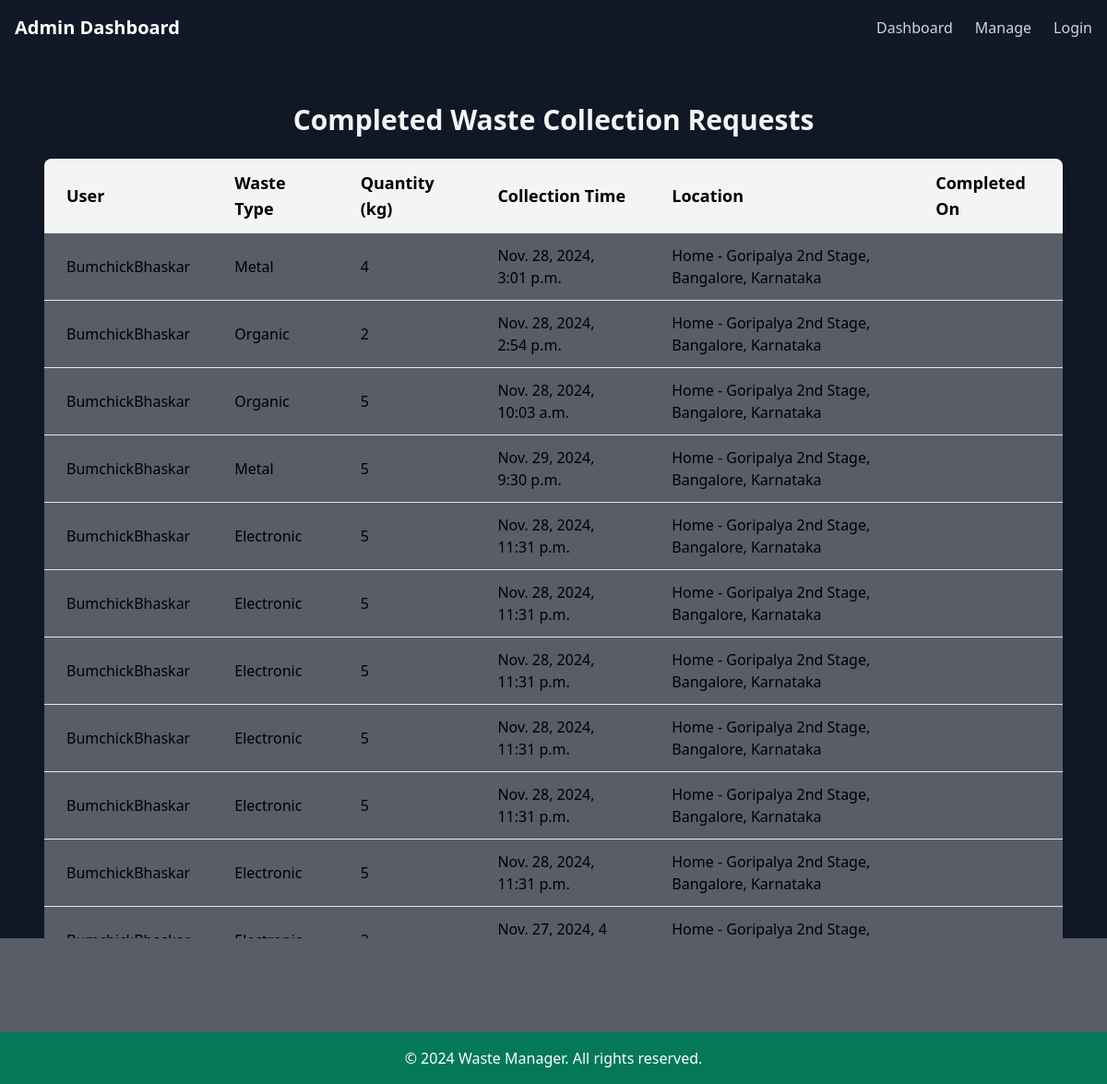
Page /adminn/completed-requests/ (signed in) on the committed database.
### wasteapp/models.py (models this page shows, shortened)
class WasteRequest(models.Model):
    user = models.ForeignKey(User, related_name='waste_requests', on_delete=models.CASCADE)
    waste_type = models.CharField(max_length=50, choices=WASTE_TYPES)
    quantity = models.PositiveIntegerField(help_text="Enter quantity in kg")
    collection_time = models.DateTimeField()
    collection_location = models.ForeignKey('profileapp.Address', on_delete=models.SET_NULL, null=True, blank=True)
    status = models.CharField(max_length=20, default='Pending', choices=[('Pending', 'Pending'), ('Completed', 'Completed')])
    created_at = models.DateTimeField(auto_now_add=True)
    driver = models.ForeignKey(User, on_delete=models.SET_NULL, null=True, blank=True, related_name="assigned_tasks")

### profileapp/models.py (models this page shows, shortened)
class Address(models.Model):
    HOME = 'Home'
    WORK = 'Work'
    OTHER = 'Other'
    ADDRESS_TYPES = [
        (HOME, 'Home'),
        (WORK, 'Work'),
        (OTHER, 'Other'),
    ]
    user = models.ForeignKey(User, on_delete=models.CASCADE, related_name="addresses")
    address = models.CharField(max_length=255)
    address_type = models.CharField(
        max_length=10,
        choices=ADDRESS_TYPES,
        default=HOME
    )
    city = models.CharField(max_length=100)
    state = models.CharField(max_length=100)
    postal_code = models.CharField(max_length=10)
    default = models.BooleanField(default=False)
    def __str__(self):
        return f"{self.address_type} - {self.address}, {self.city}, {self.state}"

### account_app/decorators.py (the view)
        def _wrapped_view(request, *args, **kwargs):
            if request.user.is_authenticated:
                if request.user.is_superuser:
                    if 'admin' in allowed_roles:  # Admin-only pages
                        return view_func(request, *args, **kwargs)
                    else:
                        return HttpResponseForbidden("Admins cannot access this page.")
                if hasattr(request.user, 'userprofile') and request.user.userprofile.role in allowed_roles:
                    return view_func(request, *args, **kwargs)
                else:
                    return HttpResponseForbidden("You do not have permission to access this page.")
            else:
                return redirect('login_user')  # Replace with your login URL name

### adminapp/views.py (called while the page is built)
@role_required(allowed_roles=['admin'])
def view_completed_requests(request):
    completed_requests = WasteRequest.objects.filter(status="Completed").order_by("-created_at")  # Get completed requests in descending order of creation date
    context = {"completed_requests": completed_requests}
    return render(request, "adminapp/completed_requests.html", context)

### templates/adminapp/completed_requests.html (shortened to what this page needs)
{% extends "adminapp/base.html" %}
{% block content %}
<div class="absolute inset-0 bg-gradient-to-r from-orange-500 to-orange-500 opacity-20 blur-3xl"></div>
<div class="relative z-10 min-h-screen bg-gray-900 p-6 sm:p-8 rounded-lg backdrop-blur-md bg-opacity-50">
    <h2 class="text-3xl font-extrabold text-gray-100 mb-6 text-center">Completed Waste Collection Requests</h2>
    {% if completed_requests %}
        <div class="overflow-x-auto bg-white shadow-lg rounded-lg backdrop-blur-md bg-opacity-30">
            <table class="min-w-full">
                <thead class="bg-gray-100">
                    <tr>
                        <th class="py-3 px-6 text-left text-lg">User</th>
                        <th class="py-3 px-6 text-left text-lg">Waste Type</th>
                        <th class="py-3 px-6 text-left text-lg">Quantity (kg)</th>
                        <th class="py-3 px-6 text-left text-lg">Collection Time</th>
                        <th class="py-3 px-6 text-left text-lg">Location</th>
                        <th class="py-3 px-6 text-left text-lg">Completed On</th>
                    </tr>
                </thead>
                <tbody>
                    {% for request in completed_requests %}
                        <tr class="border-t hover:bg-gray-200">
                            <td class="py-3 px-6">{{ request.user.username }}</td>
                            <td class="py-3 px-6">{{ request.waste_type }}</td>
                            <td class="py-3 px-6">{{ request.quantity }}</td>
                            <td class="py-3 px-6">{{ request.collection_time }}</td>
                            <td class="py-3 px-6">{{ request.collection_location }}</td>
                            <td class="py-3 px-6">{{ request.updated_at|date:"F j, Y, g:i a" }}</td>
                        </tr>
                    {% endfor %}
                </tbody>
            </table>
        </div>
    {% else %}
        <p class="text-gray-600 mt-4 text-center">No completed requests found.</p>
    {% endif %}
</div>
{% endblock %}

### templates/adminapp/base.html (style rules this page uses)
body { font-family: 'Poppins', sans-serif; }

### rows in the picture
WasteRequest: user.username "BumchickBhaskar", waste_type "Metal", quantity "4", collection_time "Nov. 28, 2024, 3:01 p.m.", collection_location "Home - Goripalya 2nd Stage, Bangalore, Karnataka"
WasteRequest: user.username "BumchickBhaskar", waste_type "Organic", quantity "2", collection_time "Nov. 28, 2024, 2:54 p.m.", collection_location "Home - Goripalya 2nd Stage, Bangalore, Karnataka"
WasteRequest: user.username "BumchickBhaskar", waste_type "Organic", quantity "5", collection_time "Nov. 28, 2024, 10:03 a.m.", collection_location "Home - Goripalya 2nd Stage, Bangalore, Karnataka"
WasteRequest: user.username "BumchickBhaskar", waste_type "Metal", quantity "5", collection_time "Nov. 29, 2024, 9:30 p.m.", collection_location "Home - Goripalya 2nd Stage, Bangalore, Karnataka"
WasteRequest: user.username "BumchickBhaskar", waste_type "Electronic", quantity "5", collection_time "Nov. 28, 2024, 11:31 p.m.", collection_location "Home - Goripalya 2nd Stage, Bangalore, Karnataka"
WasteRequest: user.username "BumchickBhaskar", waste_type "Electronic", quantity "5", collection_time "Nov. 28, 2024, 11:31 p.m.", collection_location "Home - Goripalya 2nd Stage, Bangalore, Karnataka"
WasteRequest: user.username "BumchickBhaskar", waste_type "Electronic", quantity "5", collection_time "Nov. 28, 2024, 11:31 p.m.", collection_location "Home - Goripalya 2nd Stage, Bangalore, Karnataka"
WasteRequest: user.username "BumchickBhaskar", waste_type "Electronic", quantity "5", collection_time "Nov. 28, 2024, 11:31 p.m.", collection_location "Home - Goripalya 2nd Stage, Bangalore, Karnataka"
WasteRequest: user.username "BumchickBhaskar", waste_type "Electronic", quantity "5", collection_time "Nov. 28, 2024, 11:31 p.m.", collection_location "Home - Goripalya 2nd Stage, Bangalore, Karnataka"
WasteRequest: user.username "BumchickBhaskar", waste_type "Electronic", quantity "5", collection_time "Nov. 28, 2024, 11:31 p.m.", collection_location "Home - Goripalya 2nd Stage, Bangalore, Karnataka"
WasteRequest: user.username "BumchickBhaskar", waste_type "Electronic", quantity "3", collection_time "Nov. 27, 2024, 4 p.m.", collection_location "Home - Goripalya 2nd Stage, Bangalore, Karnataka"
